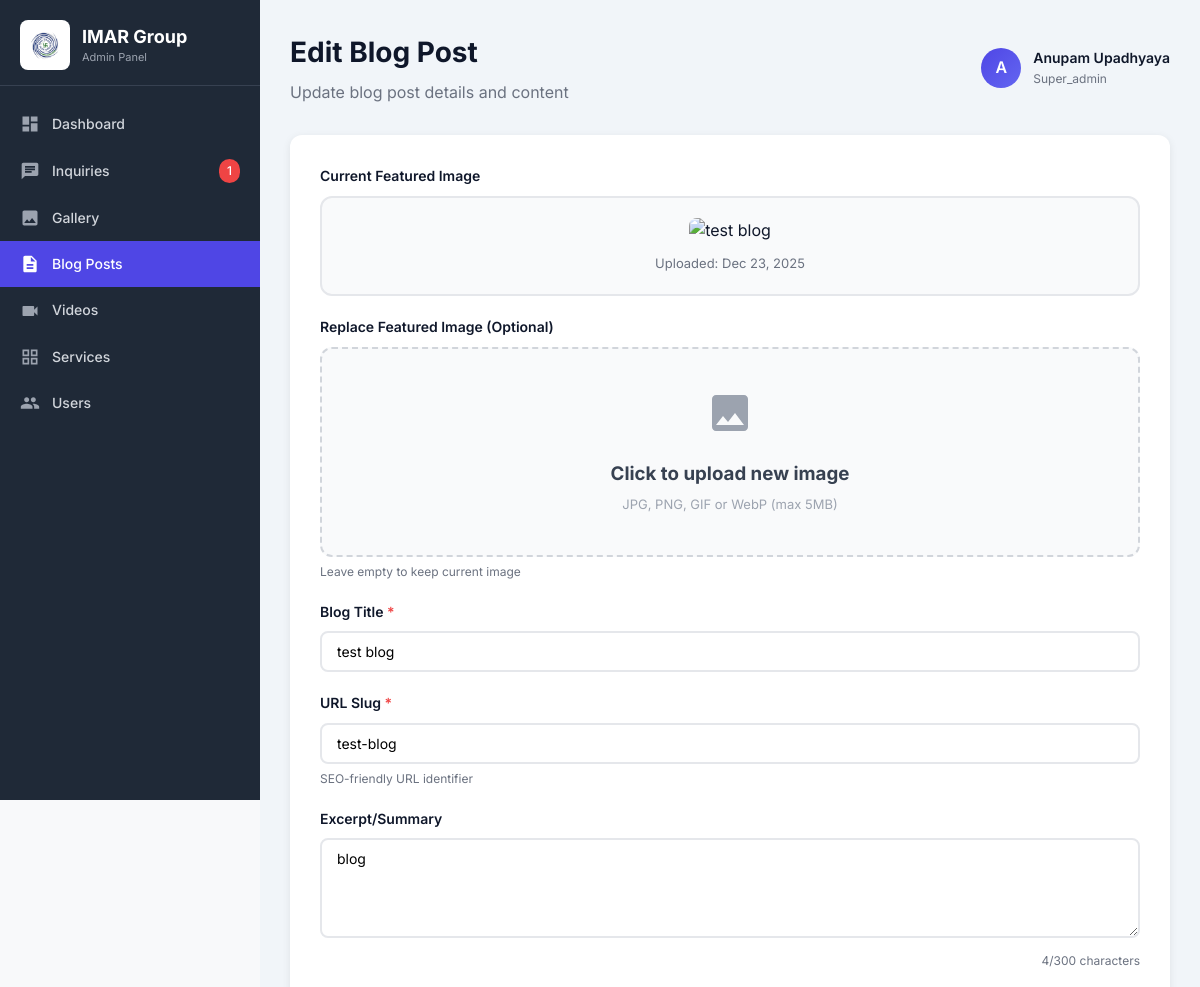
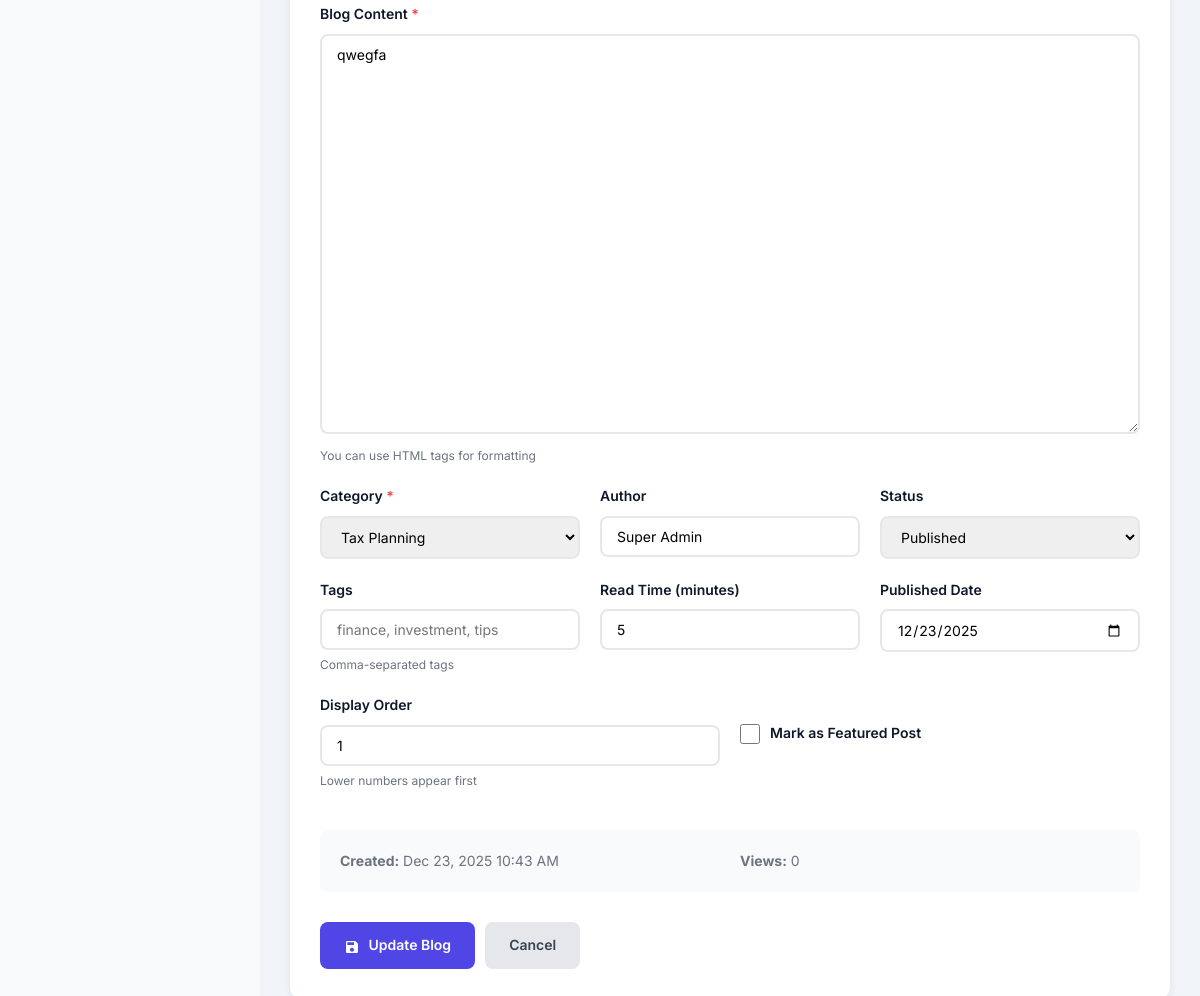
Screenshot of /admin/BLOG_CODE/edit-blog.php?id=11 (signed in) with the database file from the repository (2 pictures, top to bottom).
### tables this page shows
CREATE TABLE `blog_posts` (
  `id` int(11) NOT NULL,
  `title` varchar(255) NOT NULL,
  `slug` varchar(255) NOT NULL,
  `excerpt` text DEFAULT NULL,
  `content` longtext NOT NULL,
  `featured_image` varchar(500) DEFAULT NULL,
  `thumbnail` varchar(500) DEFAULT NULL,
  `category` varchar(50) NOT NULL,
  `author` varchar(100) NOT NULL,
  `tags` varchar(255) DEFAULT NULL,
  `status` enum('draft','published','archived') DEFAULT 'draft',
  `views` int(11) DEFAULT 0,
  `read_time` int(11) DEFAULT 5,
  `is_featured` tinyint(1) DEFAULT 0,
  `display_order` int(11) DEFAULT 0,
  `meta_title` varchar(255) DEFAULT NULL,
  `meta_description` text DEFAULT NULL,
  `published_date` date DEFAULT NULL,
  `created_by` int(11) DEFAULT NULL,
  `created_at` timestamp NOT NULL DEFAULT current_timestamp(),
  `updated_at` timestamp NOT NULL DEFAULT current_timestamp() ON UPDATE current_timestamp()
);

### admin/BLOG_CODE/edit-blog.php (the view, shortened to what this page needs)
<?php
require_once '../../config/config.php';
$admin_name = $_SESSION['admin_name'] ?? 'Admin';
$admin_initials = strtoupper(substr($admin_name, 0, 1));
$admin_role = $_SESSION['admin_role'] ?? 'editor';
$blog_id = (int)($_GET['id'] ?? 0);
$stmt = $conn->prepare("SELECT * FROM blog_posts WHERE id = ?");
$stmt->bind_param("i", $blog_id);
$stmt->execute();
$result = $stmt->get_result();
$blog_post = $result->fetch_assoc();
?>
<!DOCTYPE html>
<html lang="en">
<head>
    <link rel="stylesheet" href="../../css/styles.css">
    <link rel="stylesheet" href="../../css/dashboard.css">
</head>
<body>
<div class="dashboard">
   <?php include __DIR__ . '/../includes/sidebar.php'; ?>
    <div class="main-content">
        <div class="dashboard-header">
            <div>
                <h1>Edit Blog Post</h1>
                <p style="color: #6b7280; margin-top: 5px;">Update blog post details and content</p>
            </div>
            <div class="header-actions">
                <div class="user-info">
                    <div class="user-avatar"><?php echo $admin_initials; ?></div>
                    <div>
                        <div style="font-weight: 600; font-size: 14px;"><?php echo htmlspecialchars($admin_name); ?></div>
                        <div style="font-size: 12px; color: #6b7280;"><?php echo ucfirst($admin_role); ?></div>
                    </div>
                </div>
            </div>
        </div>
        <form method="POST" enctype="multipart/form-data" id="blogForm">
            <div class="form-container">
                <div class="form-group">
                    <label>Current Featured Image</label>
                    <div class="current-image">
                        <img src="../../../Imar-Group-Website/<?php echo htmlspecialchars($blog_post['featured_image'] ?: 'images/blog/default.png'); ?>"
                             alt="<?php echo htmlspecialchars($blog_post['title']); ?>"
                             onerror="this.src='../assets/placeholder.jpg'">
                        <p>Uploaded: <?php echo date('M d, Y', strtotime($blog_post['created_at'])); ?></p>
                    </div>
                </div>
                <div class="form-group">
                    <label>Replace Featured Image (Optional)</label>
                    <div class="image-upload-area" id="uploadArea">
                        <svg width="48" height="48" viewBox="0 0 24 24" fill="#9ca3af">
                            <path d="M21 19V5c0-1.1-.9-2-2-2H5c-1.1 0-2 .9-2 2v14c0 1.1.9 2 2 2h14c1.1 0 2-.9 2-2zM8.5 13.5l2.5 3.01L14.5 12l4.5 6H5l3.5-4.5z"/>
                        </svg>
                        <h3 style="margin: 15px 0 5px 0; color: #374151;">Click to upload new image</h3>
                        <p style="color: #9ca3af; font-size: 13px;">JPG, PNG, GIF or WebP (max 5MB)</p>
                    </div>
                    <div class="helper-text">Leave empty to keep current image</div>
                </div>
                <div class="form-group">
                    <label for="title">Blog Title <span class="required">*</span></label>
                    <input type="text" id="title" name="title" value="<?php echo htmlspecialchars($blog_post['title']); ?>" required>
                </div>
                <div class="form-group">
                    <label for="slug">URL Slug <span class="required">*</span></label>
                    <input type="text" id="slug" name="slug" value="<?php echo htmlspecialchars($blog_post['slug']); ?>" required>
                    <div class="helper-text">SEO-friendly URL identifier</div>
                </div>
                <div class="form-group">
                    <label for="excerpt">Excerpt/Summary</label>
                    <textarea id="excerpt" name="excerpt" rows="3" maxlength="300"><?php echo htmlspecialchars($blog_post['excerpt']); ?></textarea>
                    <div class="char-count"><span id="excerptCount"><?php echo strlen($blog_post['excerpt']); ?></span>/300 characters</div>
                </div>
                <div class="form-group">
                    <label for="content">Blog Content <span class="required">*</span></label>
                    <textarea id="content" name="content" class="content-editor" required><?php echo htmlspecialchars($blog_post['content']); ?></textarea>
                    <div class="helper-text">You can use HTML tags for formatting</div>
                </div>
                <div class="form-row-three">
                    <div class="form-group">
                        <label for="category">Category <span class="required">*</span></label>
                        <select id="category" name="category" required>
                            <option value="tax-planning" <?php echo $blog_post['category'] === 'tax-planning' ? 'selected' : ''; ?>>Tax Planning</option>
                        </select>
                    </div>
                    <div class="form-group">
                        <label for="author">Author</label>
                        <input type="text" id="author" name="author" value="<?php echo htmlspecialchars($blog_post['author']); ?>">
                    </div>
                    <div class="form-group">
                        <label for="status">Status</label>
                        <select id="status" name="status">
                            <option value="published" <?php echo $blog_post['status'] === 'published' ? 'selected' : ''; ?>>Published</option>
                        </select>
                    </div>
                </div>
                <div class="form-row-three">
                    <div class="form-group">
                        <label for="tags">Tags</label>
                        <input type="text" id="tags" name="tags" value="<?php echo htmlspecialchars($blog_post['tags']); ?>" placeholder="finance, investment, tips">
                        <div class="helper-text">Comma-separated tags</div>
                    </div>
                    <div class="form-group">
                        <label for="read_time">Read Time (minutes)</label>
                        <input type="number" id="read_time" name="read_time" value="<?php echo $blog_post['read_time']; ?>" min="1">
                    </div>
                    <div class="form-group">
                        <label for="published_date">Published Date</label>
                        <input type="date" id="published_date" name="published_date" value="<?php echo $blog_post['published_date']; ?>">
                    </div>
                </div>
                <div class="form-row">
                    <div class="form-group">
                        <label for="display_order">Display Order</label>
                        <input type="number" id="display_order" name="display_order" value="<?php echo $blog_post['display_order']; ?>" min="0">
                        <div class="helper-text">Lower numbers appear first</div>
                    </div>
                    <div class="form-group">
                        <div class="checkbox-group" style="margin-top: 28px;">
                            <input type="checkbox" id="is_featured" name="is_featured" <?php echo $blog_post['is_featured'] ? 'checked' : ''; ?>>
                            <label for="is_featured" style="margin: 0;">Mark as Featured Post</label>
                        </div>
                    </div>
                </div>
                <div class="form-row" style="padding: 20px; background: #f9fafb; border-radius: 8px; margin-top: 20px;">
                    <div style="font-size: 14px; color: #6b7280;">
                        <strong>Created:</strong> <?php echo date('M d, Y h:i A', strtotime($blog_post['created_at'])); ?>
                    </div>
                    <div style="font-size: 14px; color: #6b7280;">
                        <strong>Views:</strong> <?php echo number_format($blog_post['views']); ?>
                    </div>
                </div>
                <div class="btn-group">
                    <button type="submit" class="btn btn-primary">
                        <svg width="16" height="16" viewBox="0 0 24 24" fill="currentColor" style="vertical-align: middle; margin-right: 5px;"><path d="M17 3H5c-1.11 0-2 .9-2 2v14c0 1.1.89 2 2 2h14c1.1 0 2-.9 2-2V7l-4-4zm-5 16c-1.66 0-3-1.34-3-3s1.34-3 3-3 3 1.34 3 3-1.34 3-3 3zm3-10H5V5h10v4z"/></svg>
                        Update Blog
                    </button>
                    <a href="gallery.php" class="btn btn-secondary">Cancel</a>
                </div>

### css/styles.css (style rules this page uses)
* { margin: 0; padding: 0; box-sizing: border-box; font-family: 'Inter', -apple-system, BlinkMacSystemFont, 'Segoe UI', sans-serif; }
body { background-color: #f8f9fa; color: #0f172a; line-height: 1.6; }
a { text-decoration: none; color: inherit; }
.dashboard { display: flex; min-height: 100vh; background-color: #f8f9fa; }
.main-content { flex: 1; padding: 30px; background-color: #f1f5f9; overflow-y: auto; }
.dashboard-header { display: flex; justify-content: space-between; align-items: center; margin-bottom: 30px; flex-wrap: wrap; gap: 15px; }
.dashboard-header h1 { font-size: 28px; font-weight: 700; color: #0f172a; }
.header-actions { display: flex; align-items: center; gap: 20px; }
.user-info { display: flex; align-items: center; gap: 12px; }
.user-avatar { width: 40px; height: 40px; background: linear-gradient(135deg, #4f46e5 0%, #6366f1 100%); color: #ffffff; border-radius: 50%; display: flex; align-items: center; justify-content: center; font-weight: 600; font-size: 16px; }
.btn-group { display: flex; gap: 10px; flex-wrap: wrap; }

### css/dashboard.css (style rules this page uses)
.btn-group { display: flex; gap: 10px; flex-wrap: wrap; }

### admin/BLOG_CODE/edit-blog.php (style rules this page uses)
.form-container { max-width: 1000px; margin: 0 auto; background: white; padding: 30px; border-radius: 12px; box-shadow: 0 2px 8px rgba(0,0,0,0.08); }
.form-group { margin-bottom: 20px; }
.form-group label { display: block; font-weight: 600; margin-bottom: 8px; color: #0f172a; font-size: 14px; }
.form-group input[type="text"], .form-group textarea, .form-group select, .form-group input[type="number"], .form-group input[type="date"] { width: 100%; padding: 10px 15px; border: 2px solid #e5e7eb; border-radius: 8px; font-size: 14px; transition: all 0.3s; box-sizing: border-box; font-family: inherit; }
.form-group textarea { resize: vertical; min-height: 100px; font-family: inherit; }
.form-group textarea.content-editor { min-height: 400px; }
.current-image { border: 2px solid #e5e7eb; border-radius: 12px; padding: 20px; text-align: center; background: #f9fafb; margin-bottom: 15px; }
.current-image img { max-width: 100%; max-height: 300px; border-radius: 8px; }
.current-image p { margin-top: 10px; color: #6b7280; font-size: 13px; }
.image-upload-area { border: 2px dashed #d1d5db; border-radius: 12px; padding: 40px; text-align: center; background: #f9fafb; cursor: pointer; transition: all 0.3s; }
.checkbox-group { display: flex; align-items: center; gap: 10px; }
.checkbox-group input[type="checkbox"] { width: 20px; height: 20px; cursor: pointer; }
.form-row { display: grid; grid-template-columns: 1fr 1fr; gap: 20px; }
.form-row-three { display: grid; grid-template-columns: 1fr 1fr 1fr; gap: 20px; }
.btn-group { display: flex; gap: 10px; margin-top: 30px; }
.btn { padding: 12px 24px; border-radius: 8px; font-weight: 600; text-decoration: none; border: none; cursor: pointer; transition: all 0.3s; font-size: 14px; }
.btn-primary { background: #4f46e5; color: white; }
.btn-secondary { background: #e5e7eb; color: #374151; }
.required { color: #ef4444; }
.helper-text { font-size: 12px; color: #6b7280; margin-top: 5px; }
.char-count { font-size: 12px; color: #6b7280; text-align: right; margin-top: 5px; }

### rows the page displays
blog_posts: created_at "Dec 23, 2025", title "test blog", slug "test-blog", excerpt "blog", excerpt "4", content "qwegfa", category "Tax Planning", author "Super Admin", status "Published", read_time "5", published_date "12/23/2025", display_order "1", created_at "Dec 23, 2025 10:43 AM", views "0"

### other values shown
$new_inquiries_count "1"
$admin_initials "A"
$admin_name "Anupam Upadhyaya"
$admin_role "Super_admin"
